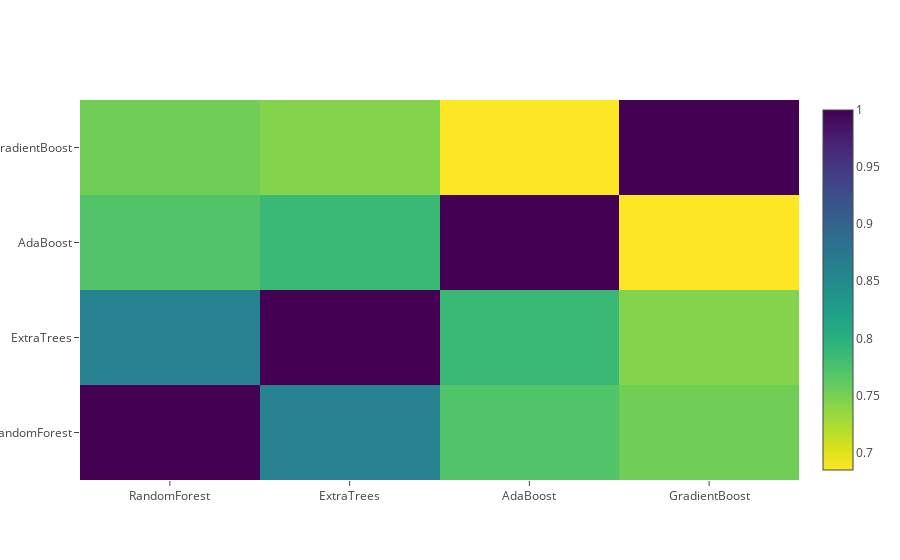

The code cell stored with this chart in its notebook:
### Code cell
data = [
    go.Heatmap(
        z=base_predictions_train.astype(float).corr().values,
        x=base_predictions_train.columns.values,
        y=base_predictions_train.columns.values,
        colorscale='Viridis',
        showscale=True,
        reversescale=True)
]
py.iplot(data, filename='labelled-heatmap')

### Figure 1 — Plotly figure (JSON) as saved in the notebook; plotly's stock layout.template omitted (floating-point values rounded to 4 significant figures)
{"data": [{"colorscale": "Viridis", "reversescale": true, "showscale": true, "type": "heatmap", "x": ["RandomForest", "ExtraTrees", "AdaBoost", "GradientBoost"], "y": ["RandomForest", "ExtraTrees", "AdaBoost", "GradientBoost"], "z": [[1, 0.8614, 0.7711, 0.7533], [0.8614, 1, 0.787, 0.7434], [0.7711, 0.787, 1, 0.6846], [0.7533, 0.7434, 0.6846, 1]]}], "layout": {}}
